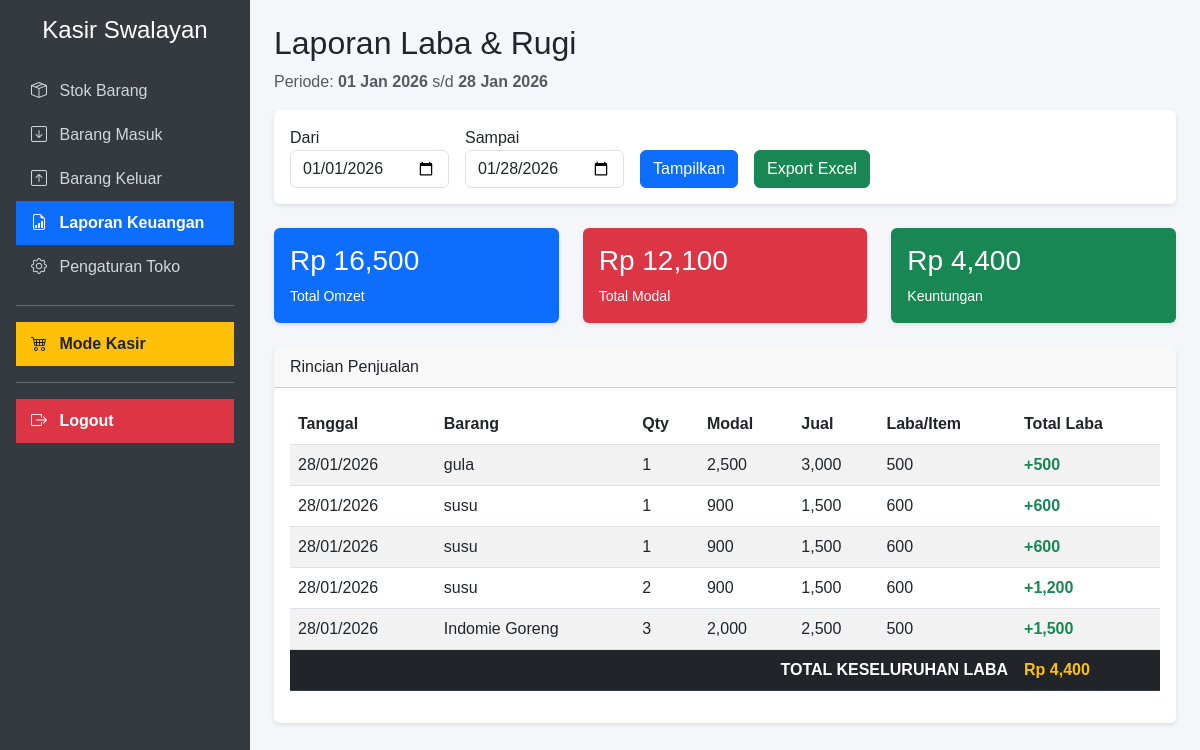
Screenshot of /laporan.php (signed in) with the database file from the repository.
### tables this page shows
CREATE TABLE `transaksi_detail` (
  `id` int NOT NULL,
  `id_transaksi` int NOT NULL,
  `id_barang` int NOT NULL,
  `qty` int NOT NULL,
  `subtotal` int NOT NULL
);

CREATE TABLE `transaksi` (
  `id` int NOT NULL,
  `no_struk` varchar(50) NOT NULL,
  `tanggal` datetime NOT NULL DEFAULT CURRENT_TIMESTAMP,
  `total_bayar` int NOT NULL,
  `metode` varchar(20) NOT NULL
);

CREATE TABLE `barang` (
  `id` int NOT NULL,
  `kode_barang` varchar(20) NOT NULL,
  `nama_barang` varchar(100) NOT NULL,
  `kategori` varchar(50) NOT NULL,
  `harga_beli` int NOT NULL,
  `harga_jual` int NOT NULL,
  `stok` int NOT NULL DEFAULT '0'
);

### laporan.php (the view, shortened to what this page needs)
<?php
require 'koneksi.php';
$tgl_awal  = isset($_GET['tgl_awal']) ? $_GET['tgl_awal'] : date('Y-m-01');
$tgl_akhir = isset($_GET['tgl_akhir']) ? $_GET['tgl_akhir'] : date('Y-m-d');
$query_omzet = mysqli_query($conn, "SELECT SUM(total_bayar) as total FROM transaksi WHERE DATE(tanggal) BETWEEN '$tgl_awal' AND '$tgl_akhir'");
$data_omzet = mysqli_fetch_assoc($query_omzet);
$omzet = $data_omzet['total'] ?: 0;
$query_modal = mysqli_query($conn, "SELECT SUM(transaksi_detail.qty * barang.harga_beli) as total_modal FROM transaksi_detail JOIN barang ON transaksi_detail.id_barang = barang.id JOIN transaksi ON transaksi_detail.id_transaksi = transaksi.id WHERE DATE(transaksi.tanggal) BETWEEN '$tgl_awal' AND '$tgl_akhir'");
$data_modal = mysqli_fetch_assoc($query_modal);
$total_modal = $data_modal['total_modal'] ?: 0;
$laba_bersih = $omzet - $total_modal;
?>
<!DOCTYPE html>
<html lang="id">
<head>
    <link href="https://cdn.jsdelivr.net/npm/bootstrap@5.3.0/dist/css/bootstrap.min.css" rel="stylesheet">
    <link rel="stylesheet" href="https://cdn.jsdelivr.net/npm/bootstrap-icons@1.11.1/font/bootstrap-icons.css">
    <link rel="stylesheet" href="css/style.css">
</head>
<body>
<div class="d-flex">
    <div class="sidebar p-3" style="width: 250px;">
        <h4 class="text-center mb-4">Kasir Swalayan</h4>
        <a href="index.php"><i class="bi bi-box-seam me-2"></i> Stok Barang</a>
        <a href="barang_masuk.php"><i class="bi bi-arrow-down-square me-2"></i> Barang Masuk</a>
        <a href="barang_keluar.php"><i class="bi bi-arrow-up-square me-2"></i> Barang Keluar</a>
        <a href="laporan.php" class="active"><i class="bi bi-file-earmark-bar-graph me-2"></i> Laporan Keuangan</a>
        <a href="pengaturan.php"><i class="bi bi-gear me-2"></i> Pengaturan Toko</a>
        <hr>
        <a href="kasir.php" class="bg-warning text-dark fw-bold"><i class="bi bi-cart4 me-2"></i> Mode Kasir</a>
        <hr>
        <a href="logout.php" class="bg-danger text-white fw-bold" onclick="return confirm('Yakin ingin keluar?')">
            <i class="bi bi-box-arrow-right me-2"></i> Logout
        </a>
    </div>
    <div class="flex-grow-1 p-4">
        <h2>Laporan Laba & Rugi</h2>
        <p class="text-muted">Periode: <b><?= date('d M Y', strtotime($tgl_awal)); ?></b> s/d <b><?= date('d M Y', strtotime($tgl_akhir)); ?></b></p>
        <div class="card mb-4">
            <div class="card-body">
                <form action="" method="GET" class="row g-3 align-items-end">
                    <div class="col-auto"><label>Dari</label><input type="date" class="form-control" name="tgl_awal" value="<?= $tgl_awal; ?>"></div>
                    <div class="col-auto"><label>Sampai</label><input type="date" class="form-control" name="tgl_akhir" value="<?= $tgl_akhir; ?>"></div>
                    <div class="col-auto"><button type="submit" class="btn btn-primary">Tampilkan</button></div>
                    <div class="col-auto"><a href="export_laporan.php?tgl_awal=<?= $tgl_awal; ?>&tgl_akhir=<?= $tgl_akhir; ?>" target="_blank" class="btn btn-success">Export Excel</a></div>
                </form>
            </div>
        </div>
        <div class="row mb-4">
            <div class="col-md-4"><div class="card bg-primary text-white p-3"><h3>Rp <?= number_format($omzet); ?></h3><small>Total Omzet</small></div></div>
            <div class="col-md-4"><div class="card bg-danger text-white p-3"><h3>Rp <?= number_format($total_modal); ?></h3><small>Total Modal</small></div></div>
            <div class="col-md-4"><div class="card bg-success text-white p-3"><h3>Rp <?= number_format($laba_bersih); ?></h3><small>Keuntungan</small></div></div>
        </div>
        <div class="card">
            <div class="card-header">Rincian Penjualan</div>
            <div class="card-body">
                <table class="table table-striped">
                    <thead><tr><th>Tanggal</th><th>Barang</th><th>Qty</th><th>Modal</th><th>Jual</th><th>Laba/Item</th><th>Total Laba</th></tr></thead>
                    <tbody>
                        <?php
                        $query_detail = mysqli_query($conn, "SELECT transaksi.tanggal, barang.nama_barang, transaksi_detail.qty, barang.harga_beli, barang.harga_jual FROM transaksi_detail JOIN barang ON transaksi_detail.id_barang = barang.id JOIN transaksi ON transaksi_detail.id_transaksi = transaksi.id WHERE DATE(transaksi.tanggal) BETWEEN '$tgl_awal' AND '$tgl_akhir' ORDER BY transaksi.tanggal DESC");
                        $total_laba_final = 0;
                        while ($d = mysqli_fetch_assoc($query_detail)) {
                            $laba = ($d['harga_jual'] - $d['harga_beli']) * $d['qty'];
                            $total_laba_final += $laba;
                            echo "<tr><td>".date('d/m/Y', strtotime($d['tanggal']))."</td><td>$d[nama_barang]</td><td>$d[qty]</td><td>".number_format($d['harga_beli'])."</td><td>".number_format($d['harga_jual'])."</td><td>".number_format($d['harga_jual']-$d['harga_beli'])."</td><td class='text-success fw-bold'>+".number_format($laba)."</td></tr>";
                        }
                        ?>
                    </tbody>
                    <tfoot class="table-dark">
                        <tr><td colspan="6" class="text-end fw-bold">TOTAL KESELURUHAN LABA</td><td class="text-warning fw-bold">Rp <?= number_format($total_laba_final); ?></td></tr>
                    </tfoot>
                </table>
            </div>
        </div>
    </div>
</div>
</body>
</html>

### css/style.css (style rules this page uses)
body { background-color: #f4f6f9; font-family: sans-serif; }
.sidebar { min-height: 100vh; background: #343a40; color: white; }
.sidebar a { color: #cfd8dc; text-decoration: none; padding: 10px 15px; display: block; transition: 0.3s; }
.sidebar a.active { background: #0d6efd; color: white; font-weight: bold; }
.card { border: none; box-shadow: 0 2px 4px rgba(0,0,0,0.1); }

### rows the page displays
transaksi_detail: id_transaksi.tanggal "28/01/2026", id_barang.nama_barang "gula", qty "1", id_barang.harga_beli "2,500", id_barang.harga_jual "3,000", $d['harga_jual']-$d['harga_beli'] "500", laba "500"
transaksi_detail: id_transaksi.tanggal "28/01/2026", id_barang.nama_barang "susu", qty "1", id_barang.harga_beli "900", id_barang.harga_jual "1,500", $d['harga_jual']-$d['harga_beli'] "600", laba "600"
transaksi_detail: id_transaksi.tanggal "28/01/2026", id_barang.nama_barang "susu", qty "1", id_barang.harga_beli "900", id_barang.harga_jual "1,500", $d['harga_jual']-$d['harga_beli'] "600", laba "600"
transaksi_detail: id_transaksi.tanggal "28/01/2026", id_barang.nama_barang "susu", qty "2", id_barang.harga_beli "900", id_barang.harga_jual "1,500", $d['harga_jual']-$d['harga_beli'] "600", laba "1,200"
transaksi_detail: id_transaksi.tanggal "28/01/2026", id_barang.nama_barang "Indomie Goreng", qty "3", id_barang.harga_beli "2,000", id_barang.harga_jual "2,500", $d['harga_jual']-$d['harga_beli'] "500", laba "1,500"

### other values shown
date('d M Y', strtotime($tgl_awal)) "01 Jan 2026"
date('d M Y', strtotime($tgl_akhir)) "28 Jan 2026"
$omzet "16,500"
$total_modal "12,100"
$laba_bersih "4,400"
$total_laba_final "4,400"
